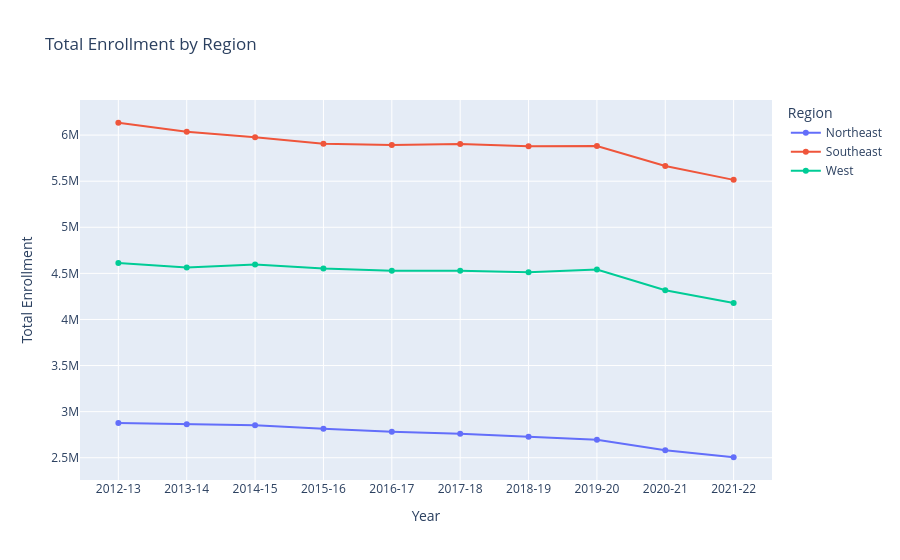

Notebook cell for this chart:
### Code cell
fig = go.Figure()

# Northeast
fig.add_trace(go.Scatter(
    x=ne_year_trends['Year'],
    y=ne_year_trends['Total_Enrollment'],
    mode='lines+markers',
    name='Northeast'
))

# Southeast
fig.add_trace(go.Scatter(
    x=s_year_trends['Year'],
    y=s_year_trends['Total_Enrollment'],
    mode='lines+markers',
    name='Southeast'
))

# West
fig.add_trace(go.Scatter(
    x=w_year_trends['Year'],
    y=w_year_trends['Total_Enrollment'],
    mode='lines+markers',
    name='West'
))

fig.update_layout(
    title="Total Enrollment by Region",
    xaxis_title="Year",
    yaxis_title="Total Enrollment",
    legend_title="Region"
)

fig.show()

### Figure 1 — Plotly figure (JSON) as saved in the notebook; plotly's stock layout.template omitted (floating-point values rounded to 4 significant figures)
{"data": [{"mode": "lines+markers", "name": "Northeast", "type": "scatter", "x": ["2012-13", "2013-14", "2014-15", "2015-16", "2016-17", "2017-18", "2018-19", "2019-20", "2020-21", "2021-22"], "y": [2877934, 2862350, 2852403, 2813510, 2780728, 2760260, 2727334, 2696130, 2582373, 2505320]}, {"mode": "lines+markers", "name": "Southeast", "type": "scatter", "x": ["2012-13", "2013-14", "2014-15", "2015-16", "2016-17", "2017-18", "2018-19", "2019-20", "2020-21", "2021-22"], "y": [6133962, 6036847, 5976291, 5906797, 5892357, 5903612, 5878347, 5882251, 5663999, 5514311]}, {"mode": "lines+markers", "name": "West", "type": "scatter", "x": ["2012-13", "2013-14", "2014-15", "2015-16", "2016-17", "2017-18", "2018-19", "2019-20", "2020-21", "2021-22"], "y": [4611684, 4562435, 4595443, 4552909, 4527540, 4528129, 4511680, 4541657, 4317856, 4179396]}], "layout": {"legend": {"title": {"text": "Region"}}, "title": {"text": "Total Enrollment by Region"}, "xaxis": {"title": {"text": "Year"}}, "yaxis": {"title": {"text": "Total Enrollment"}}}}
